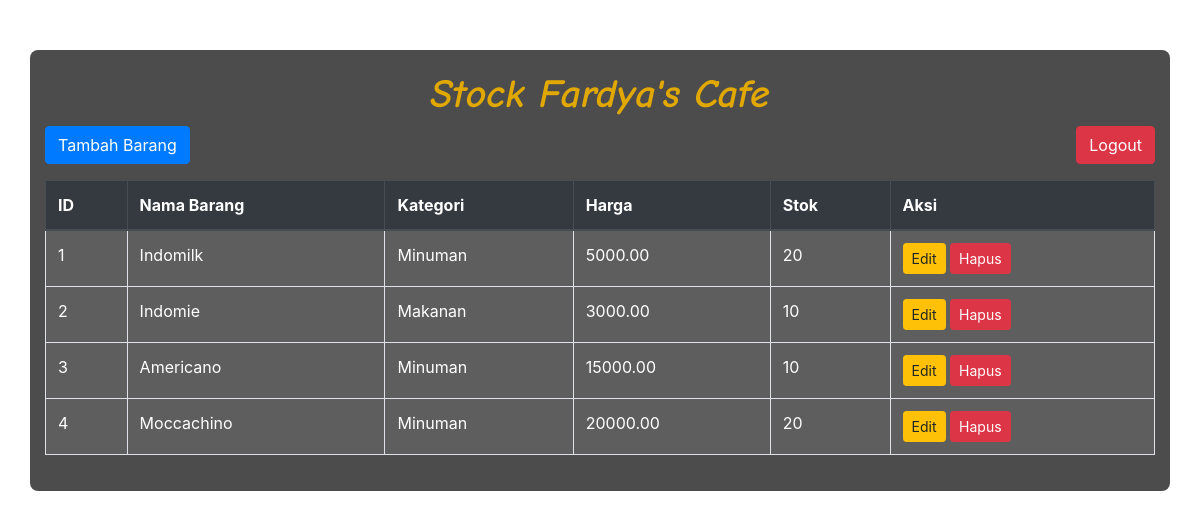
/index.php (signed in), run on the app's committed database.
### tables this page shows
CREATE TABLE `barang` (
  `id` int(11) NOT NULL,
  `nama` varchar(100) NOT NULL,
  `kategori` varchar(50) DEFAULT NULL,
  `harga` decimal(10,2) DEFAULT NULL,
  `stok` int(11) DEFAULT NULL
);

### index.php (the view, shortened to what this page needs)
<?php
include 'koneksi.php';
$sql = "SELECT * FROM barang";
$result = $conn->query($sql);
?>
<!DOCTYPE html>
<html lang="en">
<head>
<link href="style.css" rel="stylesheet">
<link rel="stylesheet" href="https://cdn.jsdelivr.net/npm/bootstrap@4.6.2/dist/css/bootstrap.min.css">
</head>
<body>
<div class="container">
    <h1 class="comic-title">Stock Fardya's Cafe</h1>
    <a href="tambah.php" class="btn btn-primary mb-3">Tambah Barang</a>
    <a href="logout.php" class="btn btn-danger mb-3 float-right">Logout</a>
    <table class="table table-bordered table-hover">
        <thead class="thead-dark">
            <tr>
                <th>ID</th>
                <th>Nama Barang</th>
                <th>Kategori</th>
                <th>Harga</th>
                <th>Stok</th>
                <th>Aksi</th>
            </tr>
        </thead>
        <tbody>
            <?php while ($row = $result->fetch_assoc()) : ?>
            <tr>
                <td><?= htmlspecialchars($row['id']); ?></td>
                <td><?= htmlspecialchars($row['nama']); ?></td>
                <td><?= htmlspecialchars($row['kategori']); ?></td>
                <td><?= htmlspecialchars($row['harga']); ?></td>
                <td><?= htmlspecialchars($row['stok']); ?></td>
                <td>
                    <a href="edit.php?id=<?= urlencode($row['id']); ?>" class="btn btn-sm btn-warning">Edit</a>
                    <a href="hapus.php?id=<?= urlencode($row['id']); ?>" class="btn btn-sm btn-danger" onclick="return confirm('Yakin ingin menghapus?')">Hapus</a>
                </td>
            </tr>
            <?php endwhile; ?>
        </tbody>
    </table>
</div>
</body>
</html>

### style.css (style rules this page uses)
body { font-family: Arial, sans-serif; background-image: url('bg2.jpg') !important; background-size: cover !important; background-position: center !important; color: #ffffff !important; }
.container { background: rgba(0, 0, 0, 0.7); padding: 20px; border-radius: 8px; margin-top: 50px; }
.table th, .table td { color: #ffffff; background-color: rgba(255, 255, 255, 0.1); }
h1 { color: #ffc107; text-align: center; }
.btn-primary { background-color: #ffc107; border: none; }
.comic-title { font-family: 'comic', cursive; color: #e0a800; }

### data on the page
barang: id "1", nama "Indomilk", kategori "Minuman", harga "5000.00", stok "20"
barang: id "2", nama "Indomie", kategori "Makanan", harga "3000.00", stok "10"
barang: id "3", nama "Americano", kategori "Minuman", harga "15000.00", stok "10"
barang: id "4", nama "Moccachino", kategori "Minuman", harga "20000.00", stok "20"
